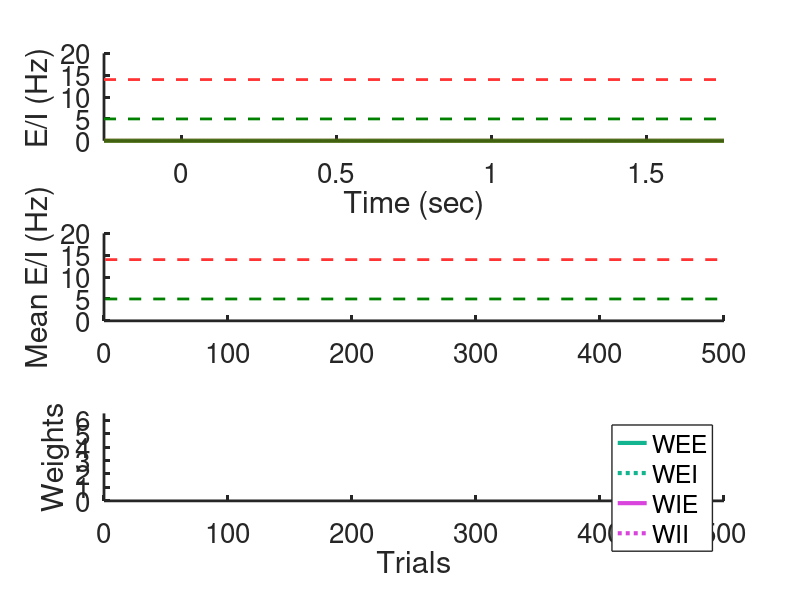

This figure's MATLAB source: (Note: this script raises an error after producing the figure.)
%%%%%%%%%%%%%%%%%%%%%%%%%%%%%%%%%%%%%%%%%%%%%%%%%%%%%%%%%%%%%%%%%%%%%%%%%%%%%%%
% Rate-based population model with cross-homeostatic Up development rules 
% Based on Jercog et al (2017) https://elifesciences.org/articles/22425
% ssaray@ucla.edu
% dbuono@ucla.edu
%%%%%%%%%%%%%%%%%%%%%%%%%%%%%%%%%%%%%%%%%%%%%%%%%%%%%%%%%%%%%%%%%%%%%%%%%%%%%%%
%% SIMULATION SETTINGS %%%%%%%%%%%%
%%%%%%%%%%%%%%%%%%%%%%%%%%%%%%%%%%%

clear all
close all

dt = 0.0001; %in seconds
tmax   = 2/dt; 
nTrial = 500;

rng(42) 
    
VIDEO =0;
HOMEOSTATIC_FLAG = 1;
GRAPHICS = 1;

learning_rule= 'cross_homeo'; 

%savetrials=[1,20,100,nTrial]; %NOTE: displayed trials numbers on the paper figure were rounded for simplicity. 

%%%%%%%%%%%%%%%%%%%%%%%%%%%%%%%%%%%
%% NEURON PARAMETERS %%%%%%%%%%%%%%
%%%%%%%%%%%%%%%%%%%%%%%%%%%%%%%%%%%

F = @(x,gain,Thr) gain*max(0,x-Thr); %transfer function

thetaE = 4.8;
thetaI = 25;
gainE = 1;
gainI = 4;

Etau = 10/(dt*1000); %in miliseconds
Itau = 2/(dt*1000);  

Beta = 0;
tauA = 500;

E_MAX = 100; % Saturation of excitatory and inhibitory neurons
I_MAX = 250;

OUtau = 0.1; % Ornstein Uhlenbeck Noise
OUmu = 0;
OUsigma = 0.1; %sigma * sqrt(dt)

%%%%%%%%%%%%%%%%%%%%%%%%%%%%%%%%%%%
%% PLASTICITY %%%%%%%%%%%%%%%%%%%%%
%%%%%%%%%%%%%%%%%%%%%%%%%%%%%%%%%%%

ExSet = 5; %setpoint for excitatory neurons
InhSet = 14; %setpoint for inhibitory neurons

tau_trial = 2 ;

WEI_MIN = 0.1;
WEE_MIN = 0.1;
WII_MIN = 0.1;
WIE_MIN = 0.1;

alpha = 0.0005; %learning rate 

%%%%%%%%%%%%%%%%%%%%%%%%%%%%%%%%%%%
%% INIT VARS %%%%%%%%%%%%%%%%%%%%%%
%%%%%%%%%%%%%%%%%%%%%%%%%%%%%%%%%%%

WEE = 2.1;   
WEI = 3;    
WIE = 4;    
WII = 1.5;   

WInit = [WEE WEI WIE WII];

hR = zeros(tmax,2); %history of Inh and Ex rate and adaptation

EvokedOn = 0.250/dt; %current injection to elicit a permanent Up
EvokedDur = 0.01/dt;
EvokedAmp = 7;

trialhistFCa      = NaN(nTrial,1);
trialhistFCaInh   = NaN(nTrial,1);
trialhistWEE      = NaN(nTrial,1);
trialhistWEI      = NaN(nTrial,1);
trialhistWIE      = NaN(nTrial,1);
trialhistWII      = NaN(nTrial,1);  
   
ExAvg = 0;
InhAvg = 0;
      
OUE = 0;
OUI = 0;

counter = 0;  

%%%%%%%%%%%%%%%%%%%%%%%%%%%%%%%%%%%
%% PLOTTING %%%%%%%%%%%%%%%%%%%%%%%
%%%%%%%%%%%%%%%%%%%%%%%%%%%%%%%%%%%

if GRAPHICS
    
    h = figure('Position',[1 1 1200 900]);
    set(gcf,'color','w');
    
    subplot(3,1,1)
    colormap = [ 255/255,51/255,51/255; 0 0.5 0; 0 0 1];
    set(gca,'colororder',colormap);
    hold on
    plot(dt-EvokedOn*dt:dt:tmax*dt-EvokedOn*dt,hR,'ydatasource','hR','linewidth',3);
    line([dt-EvokedOn*dt tmax*dt-EvokedOn*dt],[ExSet ExSet],'color',[0 0.5 0],'linestyle','--','linewidth',2);
    line([dt-EvokedOn*dt tmax*dt-EvokedOn*dt],[InhSet InhSet],'color',[255/255,51/255,51/255],'linestyle','--','linewidth',2);
    ylabel('E/I (Hz)')
    xlabel('Time (sec)')
    str = sprintf('Ex(green) Inh(red)');
    set(gca,'FontSize',20)
    set(gca,'linew',2)
    set(gca, 'box', 'off')
    ylim([0 20])
    xlim([dt-EvokedOn*dt tmax*dt-EvokedOn*dt])

    subplot(3,1,2)
    plot(zeros(nTrial,1),'color',[255/255,51/255,51/255],'ydatasource','trialhistFCaInh','linewidth',3);
    hold on
    plot(zeros(nTrial,1),'color',[0 0.5 0],'ydatasource','trialhistFCa','linewidth',3);
    line([1 nTrial],[ExSet ExSet],'color',[0 0.5 0],'linestyle','--','linewidth',2);
    line([1 nTrial],[InhSet InhSet],'color',[255/255,51/255,51/255],'linestyle','--','linewidth',2);
    ylabel('Mean E/I (Hz)')
    set(gca,'FontSize',20)
    set(gca,'linew',2)
    set(gca, 'box', 'off')
    ylim([0 20])

    subplot(3,1,3)
    plot(zeros(nTrial,1),'color',[18/255, 181/255, 143/255],'ydatasource','trialhistWEE','linewidth',3);
    hold on
    plot(zeros(nTrial,1),'color',[18/255, 181/255, 143/255],'ydatasource','trialhistWEI','linestyle',':','linewidth',3);
    plot(zeros(nTrial,1),'color',[217/255, 68/255, 220/255],'ydatasource','trialhistWIE','linewidth',3);
    plot(zeros(nTrial,1),'color',[217/255, 68/255, 220/255],'ydatasource','trialhistWII','linestyle',':','linewidth',3);
    xlim([0 nTrial])
    ylabel('Weights')
    xlabel('Trials')
    str = sprintf('g-=WEE g:=WEI m-=WIE m:=WII');
    legend('WEE','WEI','WIE','WII')
    set(gca,'FontSize',20)
    set(gca,'linew',2)
    set(gca, 'box', 'off')
    legend('WEE','WEI','WIE','WII','LineWidth',1)
    ylim([0 6.5])


end


%%%%%%%%%%%%%%%%%%%%%%%%%%%%%%%%%%%
%% SIMULATION %%%%%%%%%%%%%%%%%%%%%
%%%%%%%%%%%%%%%%%%%%%%%%%%%%%%%%%%%

tic

    for trial=1:nTrial
      
      
      E = 0; %init rates 
      I = 0;
      a = 0;
      
      
      fCa = zeros(1,tmax);  %instantaneous fast Ca sensor
      fCaInh = zeros(1,tmax);  %instantaneous fast Ca sensor
      
      evoked = zeros(1,tmax);
      evoked(EvokedOn:EvokedOn+EvokedDur)=EvokedAmp;

      
      hR = zeros(tmax,2); %history of Inh and Ex rate and adaptation
      
      for t=1:tmax
         
         
         
         OUE = OUE + OUtau*(OUmu-OUE) + OUsigma*randn; %Ornstein-Uhlenbeck Noise for excitatory unit
         OUI = OUI + OUtau*(OUmu-OUI) + OUsigma*randn; %Ornstein-Uhlenbeck Noise for inhibitory unit
         
         E = E + (-E + F(WEE*E - WEI*I - a + evoked(t) + OUE ,gainE,thetaE) )/Etau;
         I = I + (-I + F(WIE*E - WII*I + OUI,gainI,thetaI) )/Itau;
          
         if E>E_MAX; E = E_MAX; end
         if I>I_MAX; I = I_MAX; end
          
         %Ca Sensors
         fCa(:,t) = E;
         fCaInh(:,t) = I;
         
         hR(t,:) = [I E];
         
      end
      
      
      %% HOMEOSTASIS
      
         ExAvg    = ExAvg  + (-ExAvg  + mean(fCa((end-0.5/dt):end)))/tau_trial; %integrate at the end of trial to avoid evoked
         InhAvg   = InhAvg + (-InhAvg + mean(fCaInh((end-0.5/dt):end)))/tau_trial;
      
         
      if HOMEOSTATIC_FLAG
          
          EAvg =  max(1,ExAvg); %Average activity is rectified, for trials that start with 0 rate (development settings), otherwise weights would never move 
          IAvg = max(1,InhAvg); 
          
            newWEE = WEE + alpha*EAvg*(InhSet-IAvg);
            newWEI = WEI - alpha*IAvg*(InhSet-IAvg);
            newWIE = WIE - alpha*EAvg*(ExSet-EAvg); 
            newWII = WII + alpha*IAvg*(ExSet-EAvg);
            
         WEE = newWEE; WEI = newWEI; WIE = newWIE; WII = newWII;
         
         if WEE<WEE_MIN; WEE = WEE_MIN; end
         if WEI<WEI_MIN; WEI = WEI_MIN; end
         if WIE<WIE_MIN; WIE = WIE_MIN; end
         if WII<WII_MIN; WII = WII_MIN; end
      
      end
      
      
      trialhistFCa(trial) = ExAvg;
      trialhistFCaInh(trial) = InhAvg;
      trialhistWEE(trial) = WEE;
      trialhistWEI(trial) = WEI;
      trialhistWIE(trial) = WIE;
      trialhistWII(trial) = WII;
      
      if GRAPHICS %&& rem(trial,10)==0
      refreshdata 
      drawnow
%         if ismember(trial,savetrials)
%             saveas(gcf,[learning_rule,'_demo','/temp','Ex',num2str(ExSet),'Inh',num2str(InhSet),'Trial',num2str(trial)],'tiff') 
%             saveas(gcf,[learning_rule,'_demo','/temp','Ex',num2str(ExSet),'Inh',num2str(InhSet),'Trial',num2str(trial)],'epsc') 
%         end        
      end
      if VIDEO
      counter = counter+1;
      frames(counter) = getframe(h); 
      end
    end
  
   if VIDEO
    video = VideoWriter([learning_rule,'_demo','/exp',num2str(exp)]);
    video.FrameRate = 10; 
    open(video)
    writeVideo(video,frames);
    close(video)
    clear video
    clear frames
   end
toc
%save([learning_rule,'_demo','/temp','Ex',num2str(ExSet),'Inh',num2str(InhSet)])
